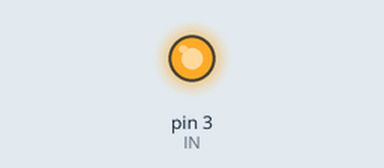
Simulated run of this sketch. Board: Arduino Uno, built with avr-gcc and run on an emulated ATmega328P. Parts: output pins drawn as LEDs (lit = HIGH).

Above: at 0.1 s.
Timing chart, 0 to 1.6 s (numbered marks = the images above):
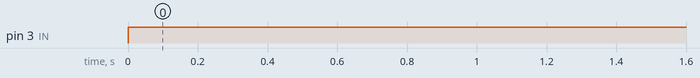

The sketch:

dc-motor-sample.ino
```cpp
const int IN = 3;

void setup(){

  pinMode(IN, OUTPUT);   // デジタルピンを出力に設定

}

void loop(){
  digitalWrite(IN, HIGH); // HIGH LOWの組み合わせでモーター回転
}
```

Measured:
- by itself, pin 3 (IN): LOW → HIGH at 0.00 s
